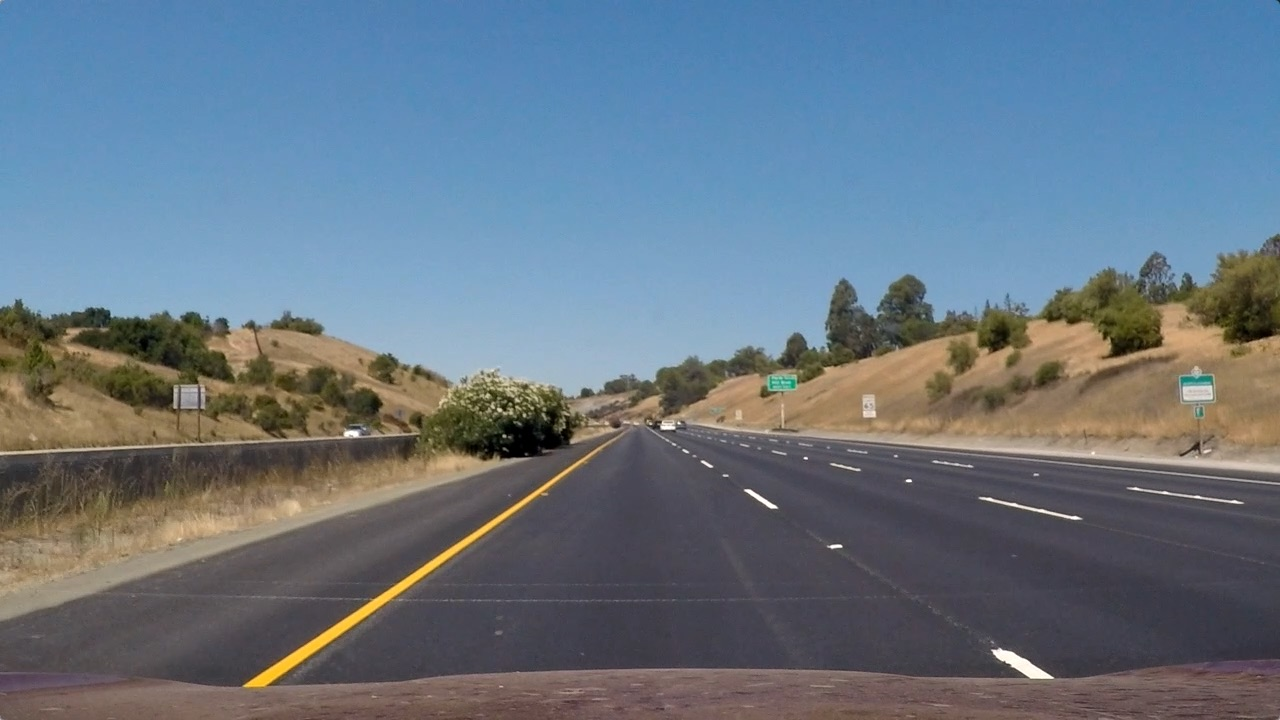
#> input picture test_images/straight_lines1.jpg, 1280 x 720 px; its folder holds only this picture in this run
$ python perspective_function.py   (older library calls are emulated)
#> lines starting #> are read from the running program, lines starting #| are printed output that depends on the picture; after the words box and inside, x2 and y2 are one past the last pixel; in counts of white or black regions, pixels touching at a corner belong together
### calibration_functions.py
import glob
import os.path as path
import pickle

import cv2
import matplotlib.image as mpimg
import matplotlib.pyplot as plt
import numpy as np

from globals import m_chess, n_chess


def calibrateCamera_decorater(func):
    """
    Decorater for the calibrateCamera_SLOW() to avoid the calculation of the calibration parameters everytime we run the program.
    """

    calibration_data = 'camera_cal/calibration_data.pickle'

    def timesaver(*args, **kwargs):
        if path.exists(calibration_data):
            print('Loading calculated camera calibration...', end=' ')
            with open(calibration_data, 'rb') as dump_file:
#> (reads camera_cal/calibration_data.pickle from the repository)
                calibration_param = pickle.load(dump_file)
        else:
            print('Computing camera calibration_param...', end=' ')
            calibration_param = func(*args, **kwargs)
            with open(calibration_data, 'wb') as dump_file:
                pickle.dump(calibration_param, dump_file)
        print('Done.')
        return calibration_param

    return timesaver


# [45 lines left out: function calibrateCamera_SLOW, not called in this run]


def undistort(img, mtx, dist, verbose=False):
    """
    Undistort the image givine the camera's distortion and matrix coefficients
    :param image: input image
    :param mtx: camera matrix
    :param dist: distortion coefficients
    :param verbose: if True, show frame before/after distortion correction
    :return: undistorted image
    """
    image_undistorted = cv2.undistort(
        img, mtx, dist, None, newCameraMatrix=mtx)

    if verbose:
        fig, ax = plt.subplots(nrows=1, ncols=2)
        ax[0].imshow(cv2.cvtColor(img, cv2.COLOR_BGR2RGB))
        ax[1].imshow(cv2.cvtColor(image_undistorted, cv2.COLOR_BGR2RGB))
        plt.show()

    return image_undistorted


# [12 lines that do not run on import are left out]

### threshold_functions.py
import glob

import cv2
import matplotlib.pyplot as plt
import numpy as np

from saveTo import saveTo


# Define a function that applies Sobel x or y,
# then takes an absolute value and applies a threshold.
def abs_sobel_thresh(img, orient='xy', sobel_kernel=3, thresh=(100, 255), verbose=False):

    # Apply the following steps to img
    # 1) Convert to grayscale
    # 2) Take the gradient in x and y separately
    # 3) Calculate the magnitude
    # 4) Scale to 8-bit (0 - 255) and convert to type = np.uint8
    # 5) Create a binary mask where mag thresholds are met
    # 5) Blur the image
    # 5) apply Otsu's thresholding after Gaussian filtering
    # 6) Return this mask as your binary_output image

    gray = cv2.cvtColor(img, cv2.COLOR_RGB2GRAY)
    if orient == 'x':
        abs_sobel = np.absolute(
            cv2.Sobel(gray, cv2.CV_64F, 1, 0, ksize=sobel_kernel))
    if orient == 'y':
        abs_sobel = np.absolute(
            cv2.Sobel(gray, cv2.CV_64F, 0, 1, ksize=sobel_kernel))
    if orient == 'xy':
        abs_sobel_x = cv2.Sobel(gray, cv2.CV_64F, 1, 0, ksize=sobel_kernel)
        abs_sobel_y = cv2.Sobel(gray, cv2.CV_64F, 0, 1, ksize=sobel_kernel)
        abs_sobel = np.sqrt(abs_sobel_x ** 2 + abs_sobel_y ** 2)
    scaled_sobel = np.uint8(255 * abs_sobel/np.max(abs_sobel))

    """ #thresholding after Gaussian filtering
    blur = cv2.GaussianBlur(scaled_sobel,(5,5),0)
    _,binary_output = cv2.threshold(blur, 50, 1, cv2.THRESH_BINARY)
    """

    # Otsu's thresholding after Gaussian filtering
    blur = cv2.GaussianBlur(scaled_sobel, (5, 5), 0)
    _, binary_output = cv2.threshold(
        blur, thresh[0], thresh[1], cv2.THRESH_BINARY+cv2.THRESH_OTSU)

    #binary_output = np.zeros_like(scaled_sobel)
    #binary_output[(scaled_sobel >= thresh[0]) & (scaled_sobel <= thresh[1])] = 1

    if verbose:
        plt.imshow(binary_output, cmap='gray')
        plt.show()
    return binary_output

# Define a function that applies Sobel x and y,
# then computes the magnitude of the gradient
# and applies a threshold


# [60 lines left out: functions mag_thresh, dir_threshold, not called in this run]


def hls_select(img, thresh=(0, 255), channel='S'):
    # 1) Convert to HLS color space
    # 2) Apply a threshold to the S channel
    # 3) Return a binary image of threshold result

    # convert image from RGB to HLS
    hls = cv2.cvtColor(img, cv2.COLOR_RGB2HLS)

    # get the H channel from the HLS image
    H = hls[:, :, 0]
    # get the L channel from the HLS image
    L = hls[:, :, 1]
    # get the S channel from the HLS image
    S = hls[:, :, 2]

    # apply threshold to the S channel and produce a binary image
    binary_output = np.zeros_like(H)
    if channel == 'H':
        binary_output[(H > thresh[0]) & (H <= thresh[1])] = 1
    if channel == 'L':
        binary_output[(L > thresh[0]) & (L <= thresh[1])] = 1
    if channel == 'S':
        binary_output[(S > thresh[0]) & (S <= thresh[1])] = 1
    return binary_output


def hsv_select(img, thresh=([0, 70, 70], [50, 255, 255]), channel='all', verbose=False):
    # 1) Convert to HSV color space
    # 2) Apply a threshold to the S channel
    # 3) Return a binary image of threshold result

    # define range of blue color in HSV
    lower_b = np.array(thresh[0])
    upper_b = np.array(thresh[1])

    # convert image from BGR to HSV
    hsv = cv2.cvtColor(img, cv2.COLOR_BGR2HSV)

    # get the H channel from the HLS image
    H = hsv[:, :, 0]
    # get the S channel from the HLS image
    S = hsv[:, :, 1]
    # get the V channel from the HLS image
    V = hsv[:, :, 2]

    # apply threshold to the S channel and produce a binary image
    binary_output = np.zeros_like(H)
    if channel == 'H':
        binary_output[(H > thresh[0][0]) & (H <= thresh[1][0])] = 1
    if channel == 'S':
        binary_output[(S > thresh[0][1]) & (S <= thresh[1][1])] = 1
    if channel == 'V':
        binary_output[(V > thresh[0][2]) & (V <= thresh[1][2])] = 1
    if channel == 'all':
        # Threshold the HSV image to get only range threshold colors
        binary_output = cv2.inRange(hsv, lower_b, upper_b)
        """ binary_output[(H > thresh[0][0]) & (H <= thresh[1][0]) &
                      (S > thresh[0][1]) & (S <= thresh[1][1]) &
                      (V > thresh[0][2]) & (V <= thresh[1][2]) ] = 1
 """

    if verbose:
        plt.imshow(binary_output, cmap='gray')
        plt.show()

    return binary_output


def histo_image(image, verbose=False):
    """
    Apply histogram equalization to an input frame, threshold it and return the (binary) result.
    """
    gray = cv2.cvtColor(image, cv2.COLOR_BGR2GRAY)

    histo_global = cv2.equalizeHist(gray)

    _, histo = cv2.threshold(histo_global, thresh=250,
                             maxval=255, type=cv2.THRESH_BINARY)

    if verbose:
        plt.imshow(histo, cmap='gray')
        plt.show()

    return histo


def binarize_image(img, verbose=False):
    """
    Convert an input frame to a binary image that highlights lanes as much as possible

    :param img: input color image
    :param show: if True, show resulting images
    :return: binarized image
    """
    h, w = img.shape[:2]

    # creat an empty image with the same size as the passed frame to the function
    binary_output = np.zeros(shape=(h, w), dtype=np.uint8)

    # using HSV, Find yellow lanes in the image (min [0, 70, 70] and max [50, 255, 255] were selected to detect yellow at all conditions in the image)
    HSV_yellow_lanes = hsv_select(img, thresh=(
        [0, 100, 100], [50, 255, 255]), channel='all', verbose=False)

    #HSV_yellow_lanes = thresh_frame_in_HSV(img, yellow_HSV_th_min, yellow_HSV_th_max, verbose=False)

    # add the yellow mask to the binary image
    binary_output = np.logical_or(binary_output, HSV_yellow_lanes)

    # using Histogram Equalization, Find white lanes in the image
    histo_white_lanes = histo_image(img, verbose=False)

    # add the white mask to the binary image
    binary_output = np.logical_or(binary_output, histo_white_lanes)

    # apply sobel mask to the image
    sobel_mask = abs_sobel_thresh(
        img, orient='xy', sobel_kernel=9, thresh=(50, 200), verbose=False)

    # apply a light morphology to "fill the gaps" in the binary image
    kernel = np.ones((6, 6), np.uint8)
    closing = cv2.morphologyEx(sobel_mask.astype(
        np.uint8), cv2.MORPH_CLOSE, kernel)

    kernel = np.ones((2, 2), np.uint8)
    opening = cv2.morphologyEx(closing.astype(
        np.uint8), cv2.MORPH_OPEN, kernel)

    # add the sobel mask to the binary image
    binary_output = np.logical_or(opening, binary_output)

    # using HLS, Find lanes in the image
    hls_s_binary = hls_select(img, thresh=(200, 255), channel='S')

    # add the HLS mask to the binary image
    binary_output = np.logical_or(binary_output, hls_s_binary)

    # apply a light morphology to "fill the gaps" in the binary image
    kernel = np.ones((5, 5), np.uint8)
    binary_output = cv2.morphologyEx(binary_output.astype(
        np.uint8), cv2.MORPH_CLOSE, kernel)


    if verbose:
        f, ax = plt.subplots(2, 3)
        f.set_facecolor('white')

        ax[0, 0].imshow(cv2.cvtColor(img, code=cv2.COLOR_BGR2RGB), cmap='gray')
        ax[0, 0].set_title('Original')
        ax[0, 0].set_axis_off()

        ax[0, 1].imshow(HSV_yellow_lanes, cmap='gray')
        ax[0, 1].set_title('Yellow mask')
        ax[0, 1].set_axis_off()

        ax[0, 2].imshow(histo_white_lanes, cmap='gray')
        ax[0, 2].set_title('white mask')
        ax[0, 2].set_axis_off()

        ax[1, 2].imshow(sobel_mask, cmap='gray')
        ax[1, 2].set_title('Sobel mask')
        ax[1, 2].set_axis_off()

        ax[1, 0].imshow(binary_output, cmap='gray')
        ax[1, 0].set_title('OUTPUT')
        ax[1, 0].set_axis_off()

        ax[1, 1].imshow(closing, cmap='gray')
        ax[1, 1].set_title('closing')
        ax[1, 1].set_axis_off()

        # ax[1, 2].imshow(opening, cmap='gray')
        # ax[1, 2].set_title('opening')
        # ax[1, 2].set_axis_off()
        plt.show()
    return binary_output, closing, opening


# [24 lines left out: function pipeline, not called in this run]


# [9 lines that do not run on import are left out]

        # [4 lines of commented-out code are left out]

### perspective_function.py
import glob

import cv2
import matplotlib.pyplot as plt
import numpy as np

from calibration_functions import calibrateCamera_SLOW, undistort
from threshold_functions import binarize_image


def birdview(img, verbose=False):

    #img should be RGB Format
    # Compute and apply perpective transform

    h, w = img.shape[:2]
    # src = np.float32([[w, h-10],
    #                   [0, h-10],
    #                   [580, 477],
    #                   [699, 477]])
    # dst = np.float32([[w, h],
    #                   [0, h],
    #                   [0, 0],
    #                   [w, 0]])
    src = np.float32([[896., 675.],
                      [384., 675.],
                      [581, 460],
                      [699, 460]])
    dst = np.float32([[896., 720.],
                      [384., 720.],
                      [280., 0.],
                      [1024., 0.]])

    M = cv2.getPerspectiveTransform(src, dst)
    Minv = cv2.getPerspectiveTransform(dst, src)
    # keep same size as input image
    warped = cv2.warpPerspective(img, M, (w, h), flags=cv2.INTER_NEAREST)

    if verbose:
        plt.figure()
        # plt.imshow(cv2.cvtColor(warped, code=cv2.COLOR_BGR2RGB))
        plt.imshow(warped, cmap='gray')
        plt.show()

    return warped, M, Minv


if __name__ == '__main__':

    ret, mtx, dist, rvecs, tvecs = calibrateCamera_SLOW(
        calib_images_directory='camera_cal')

    # show result on test images
    for test_img in glob.glob('test_images/*.jpg'):

        img = cv2.imread(test_img)
#> img is the input picture: shape (720, 1280, 3); mean B, G, R 131.2, 117.7, 103.2

        img_undistorted = undistort(img, mtx, dist, verbose=False)

        img_binary, closing, opening = binarize_image(
            img_undistorted, verbose=False)
#> in hsv_select, `binary_output = cv2.inRange(hsv, lower_b, upper_b)`:
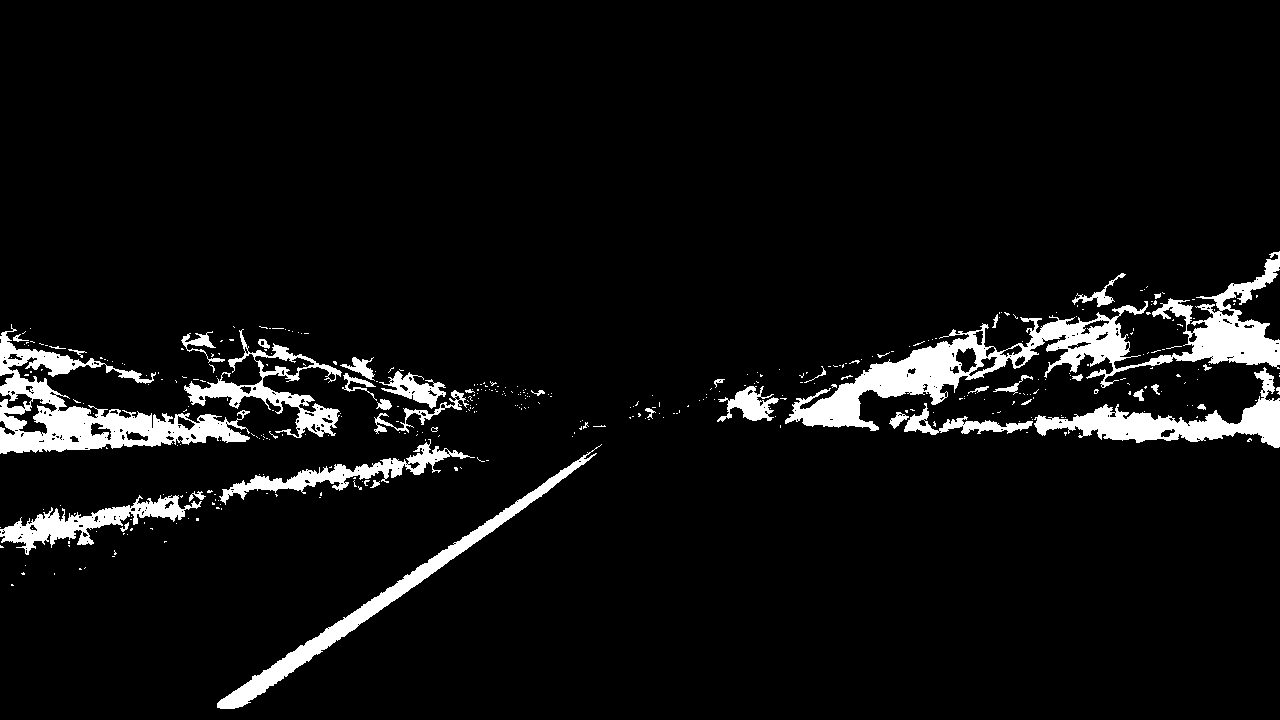
#> binary_output: shape (720, 1280); 6.1% white; 394 white regions (351 under 20 px), largest, box (x1, y1, x2, y2) and area: (785, 251, 1280, 431) 16544, (0, 324, 250, 454) 10072, (217, 444, 602, 709) 5807
#> in hls_select, `H = hls[:, :, 0]`:
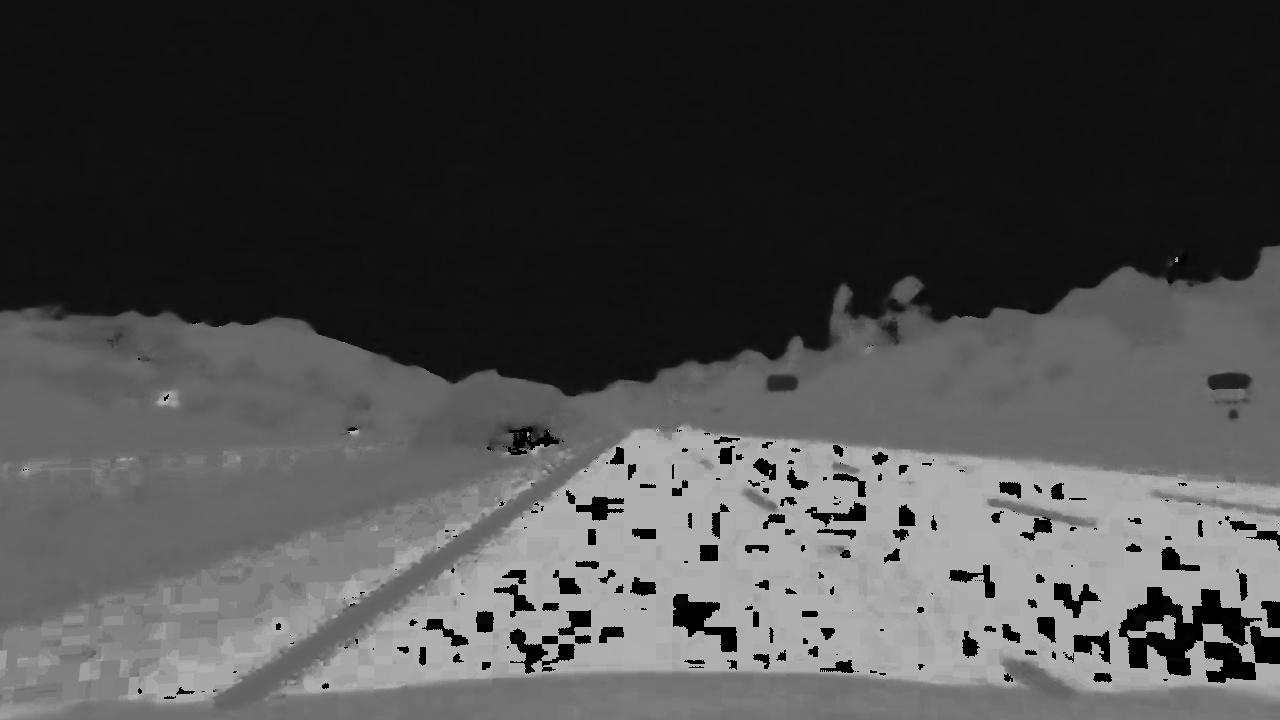
#> H: shape (720, 1280); min 0, max 178, mean 73.8
#> in hls_select, `S = hls[:, :, 2]`:
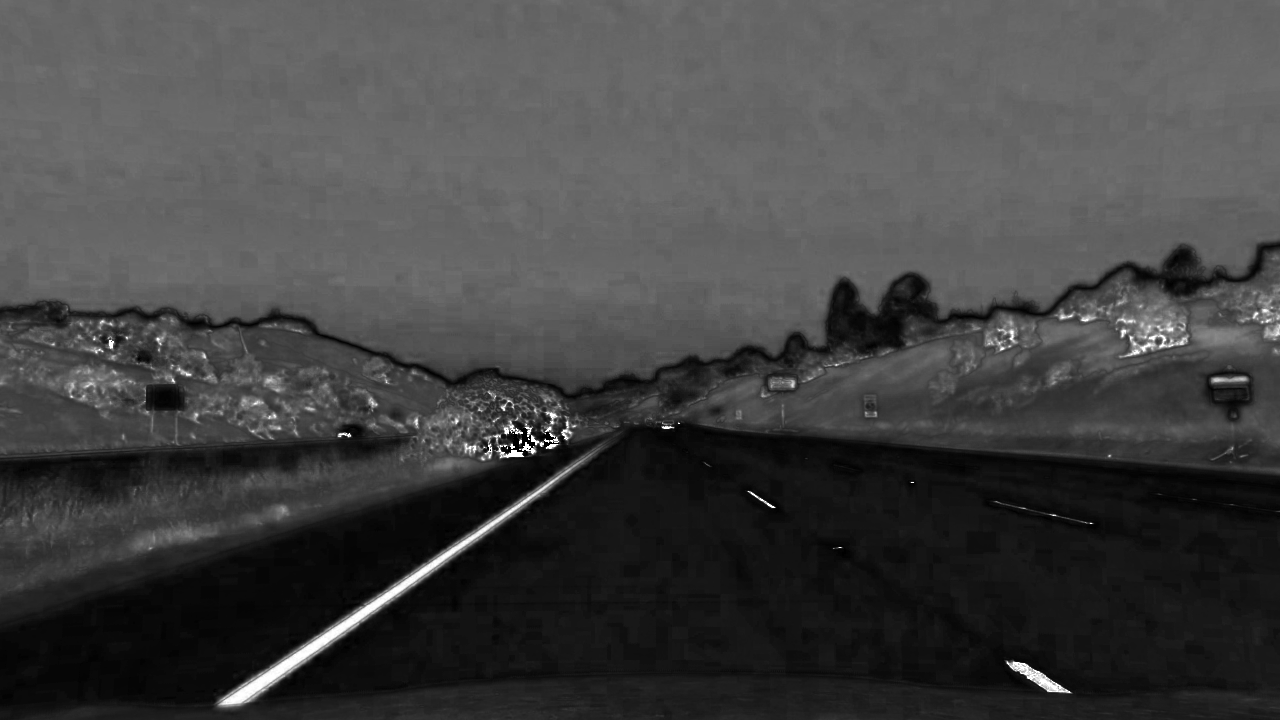
#> S: shape (720, 1280); min 0, max 255, mean 66.4

        img_birdview, M, Minv = birdview(img_binary, verbose=True)
#> in birdview, `warped = cv2.warpPerspective(img, M, (w, h), flags=cv2.INTER_NEAREST)`:
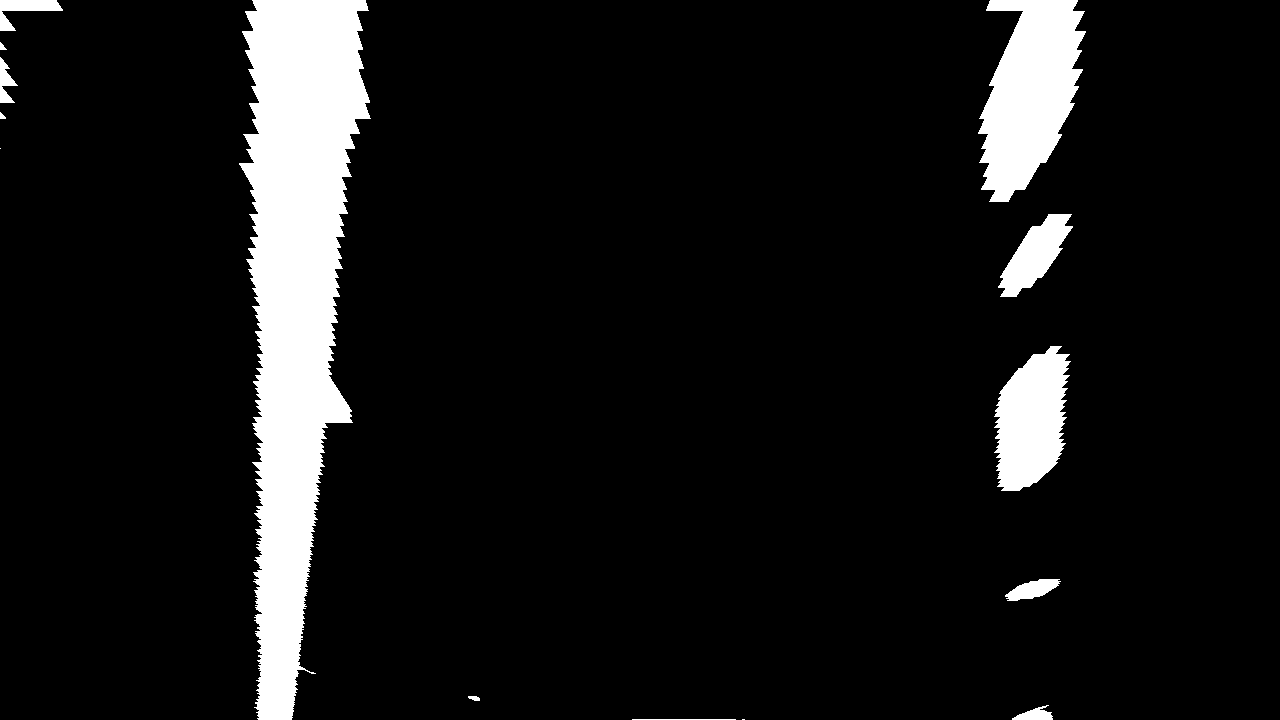
#> warped: shape (720, 1280); values 0 (black) and 1 (white), 9% white; 14 white regions (2 under 20 px), largest, box (x1, y1, x2, y2) and area: (239, 0, 371, 720) 55222, (978, 0, 1086, 202) 14094, (994, 346, 1071, 491) 7810
#> M = [[-0.609, -1.52, 1026.2], [-5.08e-16, -2.04, 938.4], [-2.83e-19, -0.00238, 1]]; Minv = [[0.159, -0.745, 536.6], [-9.52e-17, -0.49, 460], [-2.07e-19, -0.00117, 1]]
        # img_birdview, M, Minv = birdview(img_undistorted, verbose=True)
